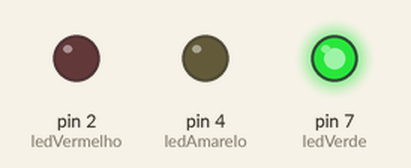
Recording of a sketch running on a simulated Arduino Uno, built with avr-gcc and run on an emulated ATmega328P. On the bench: output pins drawn as LEDs (lit = HIGH).

Above: at 1.0 s.
At 3.0 s:
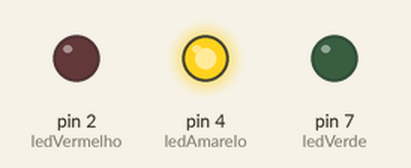
At 5.0 s:
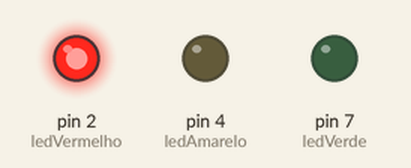
Timing chart, 0 to 7.8 s (numbered marks = the images above):
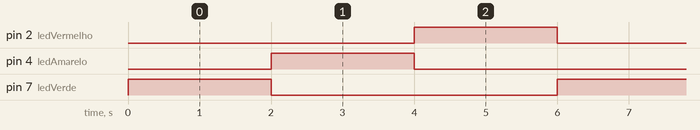

The sketch:

SemaforoSpl.ino
```cpp
// C++ code
//
int ledVerde = 7;
int ledVermelho = 2;
int ledAmarelo = 4;

void setup()
{
  pinMode(ledVerde,OUTPUT);
  pinMode(ledVermelho,OUTPUT);
  pinMode(ledAmarelo,OUTPUT);
}

void loop()
{
  digitalWrite(ledVerde, HIGH);
  delay(2000); // Wait for 2000 millisecond(s)
  digitalWrite(ledVerde, LOW);

  digitalWrite(ledAmarelo, HIGH);
  delay(2000); // Wait for 2000 millisecond(s)
  digitalWrite(ledAmarelo, LOW);

  digitalWrite(ledVermelho, HIGH);
  delay(2000); // Wait for 2000 millisecond(s)
  digitalWrite(ledVermelho, LOW);
}
```

Measured:
- by itself, pin 2 (ledVermelho), pin 4 (ledAmarelo), pin 7 (ledVerde): alternates HIGH for 2.0 s and LOW for 4.0 s
- by itself, everything shown: repeats every 6.0 s, in 4 steps
